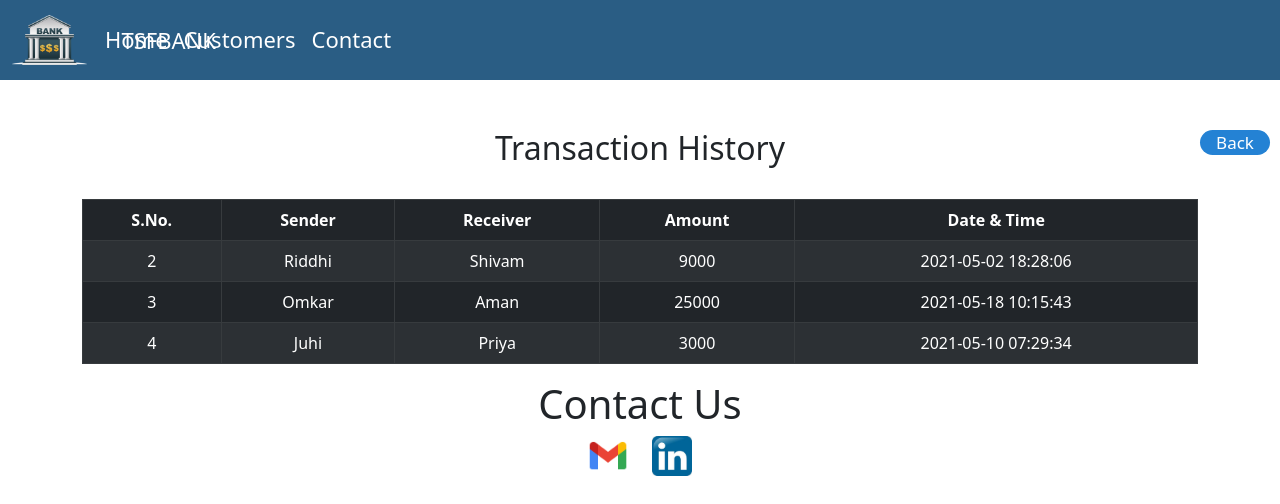
The page /transactionhistory.php on the database its author committed.
### tables this page shows
CREATE TABLE `transaction` (
  `sno` int(3) NOT NULL,
  `sender` text NOT NULL,
  `receiver` text NOT NULL,
  `balance` int(8) NOT NULL,
  `datetime` datetime NOT NULL DEFAULT current_timestamp()
);

### transactionhistory.php (the view, shortened to what this page needs)
<!DOCTYPE html>
<html lang="en">
<head>
  <link rel="stylesheet"
    href="https://unpkg.com/bootstrap-material-design@4.1.1/dist/css/bootstrap-material-design.min.css">
  <link rel="stylesheet" href="https://cdnjs.cloudflare.com/ajax/libs/font-awesome/5.14.0/css/all.min.css">
  <link href="https://cdn.jsdelivr.net/npm/bootstrap@5.0.0-beta1/dist/css/bootstrap.min.css" rel="stylesheet"
>
  <link rel="stylesheet" href="index.css">
  <link rel="stylesheet" href="https://unpkg.com/aos@next/dist/aos.css" />
</head>
<nav class="navbar navbar-expand-lg">
    <div class="container-fluid">
      <img src="./images/img1.png" alt="" width="30" height="24" class="d-inline-block align-text-top"><a class="navbar-brand" style="color: white;">
       &nbsp; TSFBANK</a>
      <div class="collapse navbar-collapse" id="navbarNav">
        <ul class="nav navbar-nav navbar-right ml-auto">
          <li>
            <a class="nav-link" aria-current="page" href="./index.php">Home</a>
          </li>
          <li class="nav-item">
            <a class="nav-link" href="./customers.php">Customers</a>
          </li>
          <li class="nav-item">
            <a class="nav-link"  href="#contact">Contact</a>
          </li>
        </ul>
      </div>
    </div>
  </nav>
  <a href="index.php"
  style="text-decoration:none;position:relative;left:1200px; top:50px;background:#2482d4;color:white;display:block;width:70px;height:25px;text-align:center;font-size:17px;border-radius:20px;">
  Back</a>
	<div class="container">
        <center><h2 class="text-center pt-4">Transaction History</h2>
       <br>
       <div class="table-responsive-sm">
    <table class="table table-hover table-striped table-condensed table-dark table-bordered">
        <thead>
            <tr>
                <th class="text-center" style="color:white">S.No.</th>
                <th class="text-center" style="color:white">Sender</th>
                <th class="text-center" style="color:white">Receiver</th>
                <th class="text-center" style="color:white">Amount</th>
                <th class="text-center" style="color:white">Date & Time</th>
            </tr>
        </thead>
        <tbody>
        <?php
            include 'config.php';
            $sql ="select * from transaction";
            $query =mysqli_query($conn, $sql);
            while($rows = mysqli_fetch_assoc($query))
            {
        ?>
            <tr>
            <td class="py-2 text-center"><?php echo $rows['sno']; ?></td>
            <td class="py-2 text-center"><?php echo $rows['sender']; ?></td>
            <td class="py-2 text-center"><?php echo $rows['receiver']; ?></td>
            <td class="py-2 text-center"><?php echo $rows['balance']; ?> </td>
            <td class="py-2 text-center"><?php echo $rows['datetime']; ?> </td>
        <?php
            }
        ?>
        </tbody>
    </table>
    </div>
</div>
  <footer id='contact'> <center>
    <h1> Contact Us</h1>
          <div class="icons">
              <a href = "mailto: onarvekar90@yahoo.com"target="_blank" rel="noopener noreferrer" id="gmail"><img src="./images/gmail.png" height="40" width="40"></a>
              <a href="https://www.linkedin.com/in/omkar-narvekar-9b36671aa" target="_blank" rel="noopener noreferrer" id="linkedin"> <img src="./images/linkedin.jpg" height="40" width="40"></a>
          </div>
    </footer>
</body>
</html>

### index.css (style rules this page uses)
nav { background:rgb(42 ,93,132); height: 80px; }
.navbar-expand-lg .container-fluid img { height: 50px; width: 75px; }
.navbar-expand-lg .container-fluid .navbar-brand { position: absolute; bottom: 18px; left: 110px; font-size: 22px; }
.navbar-expand-lg .container-fluid .navbar-nav a { position: relative; left: 10px; font-size: 22px; color: white; border-bottom: 2px solid transparent; transition:border-bottom 1s; }
.icons #gmail { position: relative; right: 10px; }
.icons #linkedin { position: relative; left: 10px; }

### rows shown on the page
transaction: sno "2", sender "Riddhi", receiver "Shivam", balance "9000", datetime "2021-05-02 18:28:06"
transaction: sno "3", sender "Omkar", receiver "Aman", balance "25000", datetime "2021-05-18 10:15:43"
transaction: sno "4", sender "Juhi", receiver "Priya", balance "3000", datetime "2021-05-10 07:29:34"
